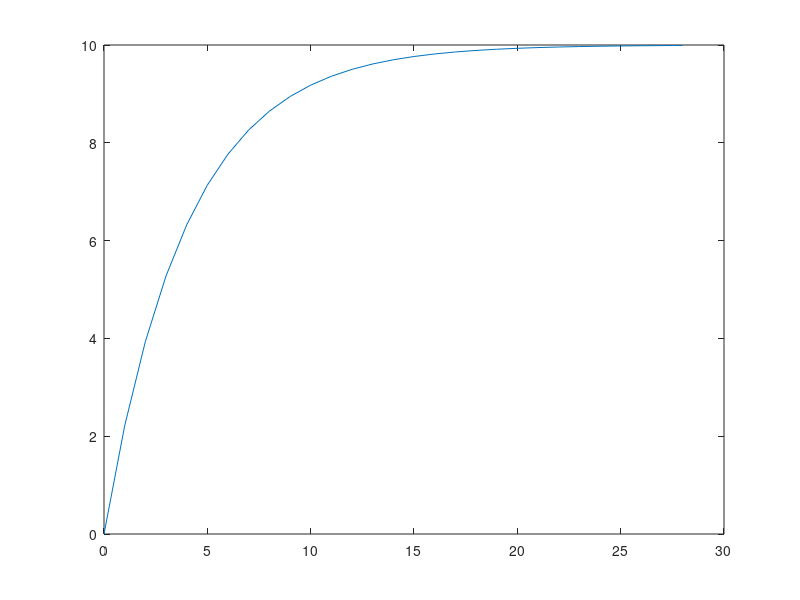

Source code (MATLAB):
%Homework 6
clear;

sum_array=[];
y=1;
i=1;
x=0;
while y<9.99;
   y=10*(1-(exp(-x/4)));
   x_array(i)=x;
   y_array(i)=y;
   x=x+1;
   i = i + 1;
end 

plot(x_array,y_array)
